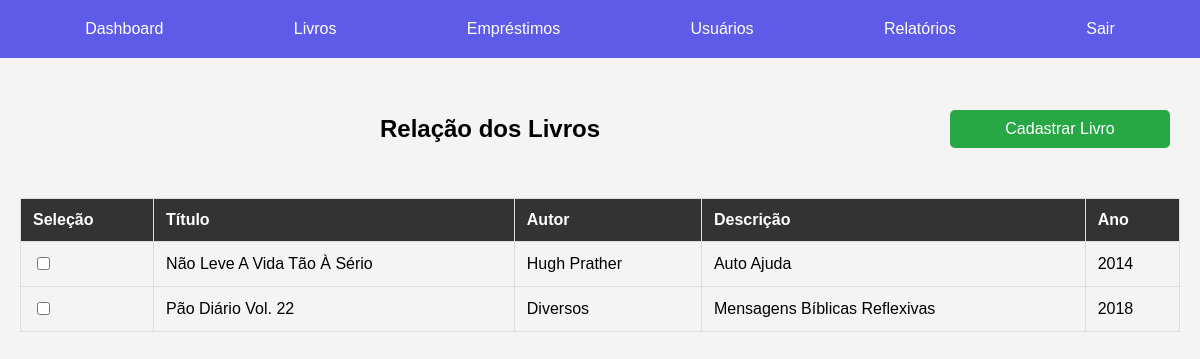
/livros/ (signed in), run on an earlier commit of the app's database.
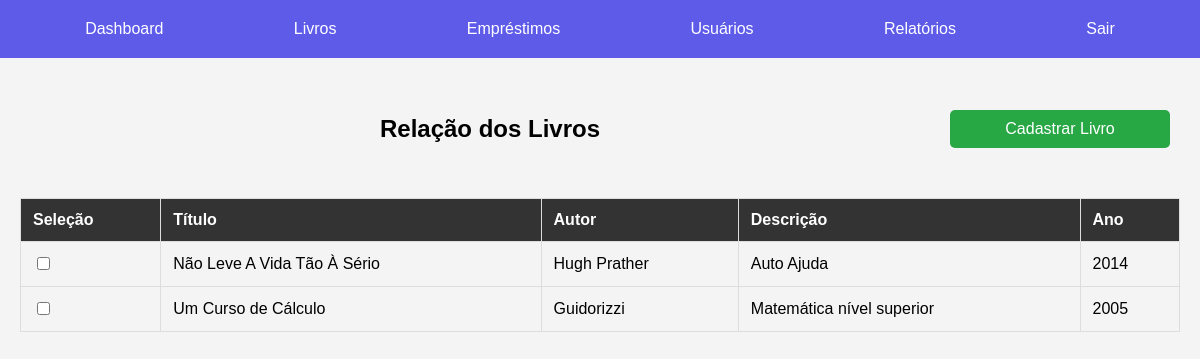
And on a later commit of the database.
### biblioteca/models.py (models this page shows, shortened)
class Livro(models.Model):
    id = models.AutoField(primary_key=True)
    titulo = models.CharField(max_length=50)
    autor = models.CharField(max_length=25)
    descricao = models.CharField(max_length=100)
    ano = models.IntegerField(max_length=4)

### biblioteca/views.py (the view)
# urls.py: path('livros/', visualizar_livros, name='livros'),
@login_required
def visualizar_livros(request):
    livros = Livro.objects.all()
    return render(request, 'biblioteca/livros.html', {'livros': livros})

### biblioteca/templates/biblioteca/livros.html
{% extends 'biblioteca/base.html' %}
{% load static %}
{% block extra_styles %}
<link rel="stylesheet" type="text/css" href="{% static 'tabelas/tabelas.css' %}">
{% endblock %}
{% block content %}
<div class="titulo">
    <h2>Relação dos Livros</h2>
    <a href="{% url 'cadastrar_livro' %}" class="btn">Cadastrar Livro</a>
</div>
<table>
    <tr>
        <th>Seleção</th>
        <th>Título</th>
        <th>Autor</th>
        <th>Descrição</th>
        <th>Ano</th>
    </tr>
    {% for livro in livros %}
    <tr>
        <td>
            <input type="checkbox" name="livro" value="{{ livro.id }}">
        </td>
        <td>{{ livro.titulo }}</td>
        <td>{{ livro.autor }}</td>
        <td>{{ livro.descricao }}</td>
        <td>{{ livro.ano }}</td>
    </tr>
    {% endfor %}
</table>
{% endblock %}

### biblioteca/templates/biblioteca/base.html (shortened to what this page needs)
<!DOCTYPE html>
<html lang="pt-BR">
<head>
    {% load static %}
    <link rel="stylesheet" type="text/css" href="{% static 'global/style.css' %}">
    {% block extra_styles %}{% endblock %}
</head>
<body>
    <header>
        {% with excluded_routes='/login/,/register/' %}
            {% if request.path not in excluded_routes %}
                <nav>
                    <a href="{% url 'dashboard' %}">Dashboard</a>
                    <a href="{% url 'livros' %}">Livros</a>
                    <a href="{% url 'emprestimos' %}">Empréstimos</a>
                    <a href="{% url 'usuarios' %}">Usuários</a>
                    <a href="{% url 'relatorios' %}">Relatórios</a>
                    <a href="{% url 'logout' %}">Sair</a>
                </nav>
            {% endif %}
        {% endwith %}
    </header>
    <main>
        {% block content %}{% endblock %}
    </main>
</body>
</html>

### biblioteca/static/global/style.css (style rules this page uses)
body { margin: 0; font-family: arial, sans-serif; }
header { background-color: #5e5be9; color: white; padding: 10px 20px; position: fixed; top: 0; left: 0; right: 0; z-index: 1000; }
nav { display: flex; justify-content: space-around; }
nav a { color: white; text-decoration: none; padding: 10px 15px; transition: background-color 0.3s; }
main { margin-top: 60px; padding: 20px; }
.btn { display: block; width: 200px; margin: 20px auto; padding: 10px; background-color: #28a745; color: white; text-align: center; text-decoration: none; border-radius: 5px; transition: background-color 0.3s; }
.titulo { display: flex; justify-content: space-between; align-items: center; padding: 10px; }
.titulo h2 { margin: 0; flex-grow: 1; text-align: center; }

### biblioteca/static/tabelas/tabelas.css (style rules this page uses)
body { margin: 0; font-family: Arial, sans-serif; background-color: #f4f4f4; }
h2 { text-align: center; margin-top: 20px; }
table { width: 100%; border-collapse: collapse; margin: 20px 0; }
th, td { border: 1px solid #ddd; padding: 12px; text-align: left; }
th { background-color: #333; color: white; }

What changed in the data, as far as the page shows it:
removed Livro: titulo "Pão Diário Vol. 22", autor "Diversos", descricao "Mensagens Bíblicas Reflexivas", ano "2018"
added Livro: titulo "Um Curso de Cálculo", autor "Guidorizzi", descricao "Matemática nível superior", ano "2005"
